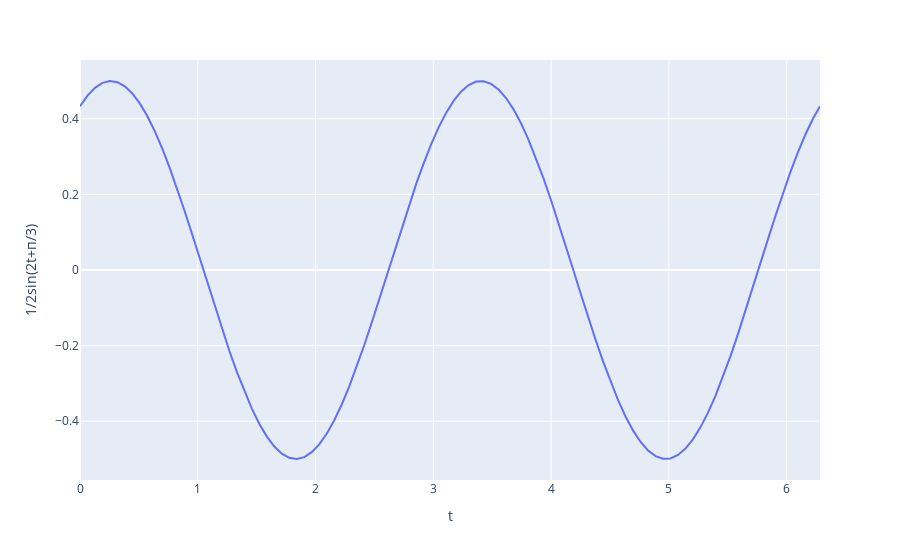

Notebook code for this chart:
### Markdown cell above
### Завдання 3.2

### Code cell
t = np.linspace(0, 2*np.pi, 100)
phase = np.pi/3
fig = px.line(x=t, y=0.5*np.sin(2*t+phase), labels={'x':'t', 'y':'1/2sin(2t+п/3)'})
fig.show()
